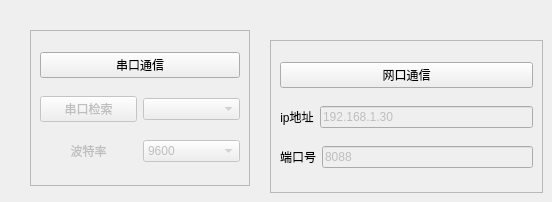
      <widget class="QWidget" name="Uart_Setting_Page">
       <attribute name="title">
        <string>通信设置</string>
       </attribute>
       <widget class="QFrame" name="Uart_frame">
        <property name="geometry">
         <rect>
          <x>30</x>
          <y>30</y>
          <width>220</width>
          <height>156</height>
         </rect>
        </property>
        <property name="frameShape">
         <enum>QFrame::StyledPanel</enum>
        </property>
        <property name="frameShadow">
         <enum>QFrame::Raised</enum>
        </property>
        <layout class="QVBoxLayout" name="verticalLayout_8">
         <item>
          <widget class="QPushButton" name="UartConnect_pushButton">
           <property name="mouseTracking">
            <bool>false</bool>
           </property>
           <property name="tabletTracking">
            <bool>false</bool>
           </property>
           <property name="acceptDrops">
            <bool>false</bool>
           </property>
           <property name="autoFillBackground">
            <bool>false</bool>
           </property>
           <property name="text">
            <string>串口通信</string>
           </property>
           <property name="checkable">
            <bool>true</bool>
           </property>
           <property name="checked">
            <bool>false</bool>
           </property>
          </widget>
         </item>
         <item>
          <layout class="QHBoxLayout" name="horizontalLayout_5">
           <item>
            <widget class="QPushButton" name="UartCheck_pushButton">
             <property name="enabled">
              <bool>false</bool>
             </property>
             <property name="text">
              <string>串口检索</string>
             </property>
            </widget>
           </item>
           <item>
            <widget class="QComboBox" name="UartSelect_comboBox">
             <property name="enabled">
              <bool>false</bool>
             </property>
            </widget>
           </item>
          </layout>
         </item>
         <item>
          <layout class="QHBoxLayout" name="horizontalLayout_6">
           <item>
            <widget class="QLabel" name="UartBaud_label">
             <property name="enabled">
              <bool>false</bool>
             </property>
             <property name="text">
              <string>波特率</string>
             </property>
             <property name="alignment">
              <set>Qt::AlignCenter</set>
             </property>
            </widget>
           </item>
           <item>
            <widget class="QComboBox" name="UartBaudSelect_comboBox">
             <property name="enabled">
              <bool>false</bool>
             </property>
             <property name="currentText">
              <string>9600</string>
             </property>
             <item>
              <property name="text">
               <string>9600</string>
              </property>
             </item>
             <item>
              <property name="text">
               <string>38400</string>
              </property>
             </item>
             <item>
              <property name="text">
               <string>115200</string>
              </property>
             </item>
             <item>
              <property name="text">
               <string>256000</string>
              </property>
             </item>
             <item>
              <property name="text">
               <string>460800</string>
              </property>
             </item>
            </widget>
           </item>
          </layout>
         </item>
        </layout>
       </widget>
       <widget class="QFrame" name="ETH_frame">
        <property name="geometry">
         <rect>
          <x>270</x>
          <y>40</y>
          <width>273</width>
          <height>153</height>
         </rect>
        </property>
        <property name="frameShape">
         <enum>QFrame::StyledPanel</enum>
        </property>
        <property name="frameShadow">
         <enum>QFrame::Raised</enum>
        </property>
        <layout class="QVBoxLayout" name="verticalLayout_3">
         <item>
          <widget class="QPushButton" name="ETH_Connect_pushButton">
           <property name="text">
            <string>网口通信</string>
           </property>
           <property name="checkable">
            <bool>true</bool>
           </property>
          </widget>
         </item>
         <item>
          <layout class="QHBoxLayout" name="horizontalLayout_2">
           <item>
            <widget class="QLabel" name="ETH_IPAddr_label">
             <property name="enabled">
              <bool>true</bool>
             </property>
             <property name="text">
              <string>ip地址</string>
             </property>
             <property name="alignment">
              <set>Qt::AlignCenter</set>
             </property>
            </widget>
           </item>
           <item>
            <widget class="QLineEdit" name="ETH_IPAddr_lineEdit">
             <property name="enabled">
              <bool>false</bool>
             </property>
             <property name="inputMask">
              <string/>
             </property>
             <property name="text">
              <string>192.168.1.30</string>
             </property>
            </widget>
           </item>
          </layout>
         </item>
         <item>
          <layout class="QHBoxLayout" name="horizontalLayout_3">
           <item>
            <widget class="QLabel" name="ETH_Port_label">
             <property name="enabled">
              <bool>true</bool>
             </property>
             <property name="text">
              <string>端口号</string>
             </property>
             <property name="alignment">
              <set>Qt::AlignCenter</set>
             </property>
            </widget>
           </item>
           <item>
            <widget class="QLineEdit" name="ETH_Port_lineEdit">
             <property name="enabled">
              <bool>false</bool>
             </property>
             <property name="text">
              <string>8088</string>
             </property>
            </widget>
           </item>
          </layout>
         </item>
        </layout>
       </widget>
      </widget>
